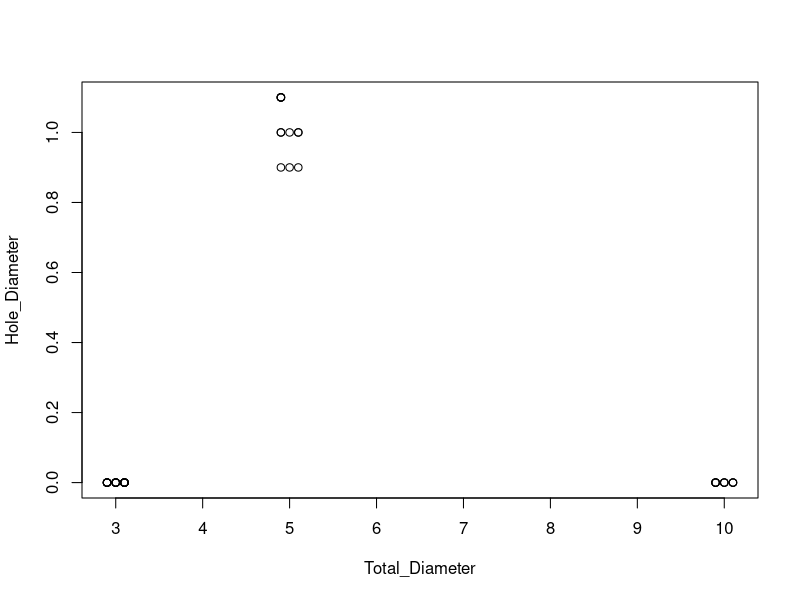
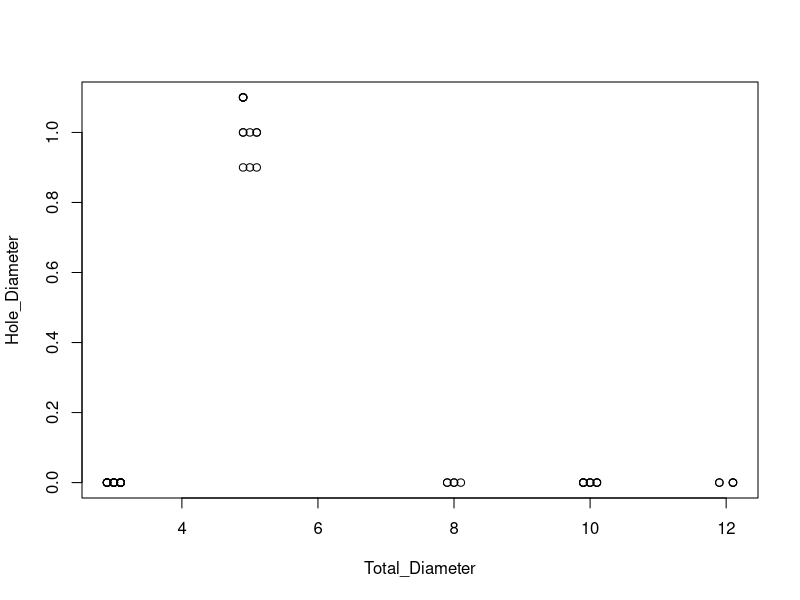
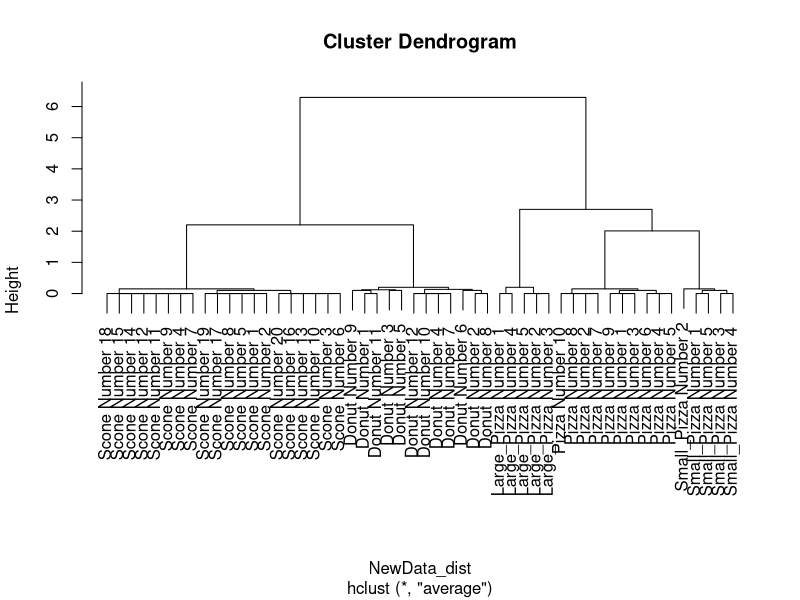
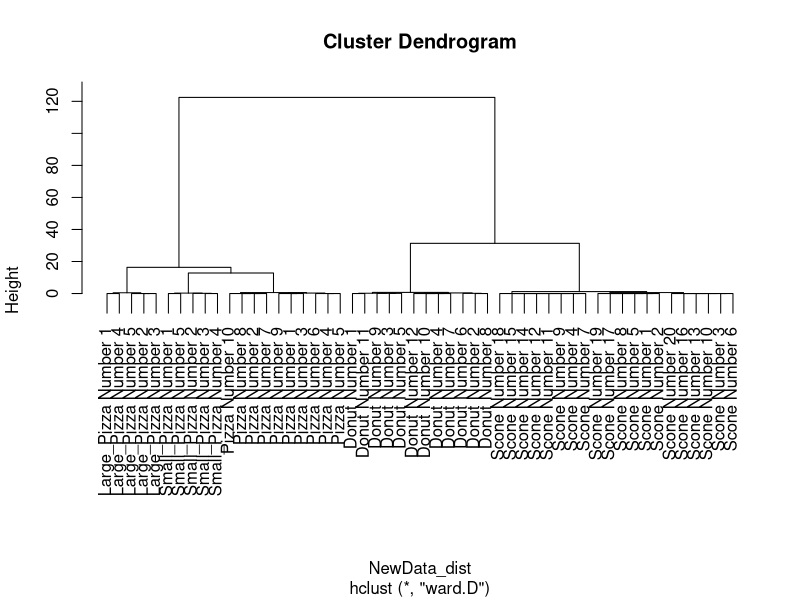
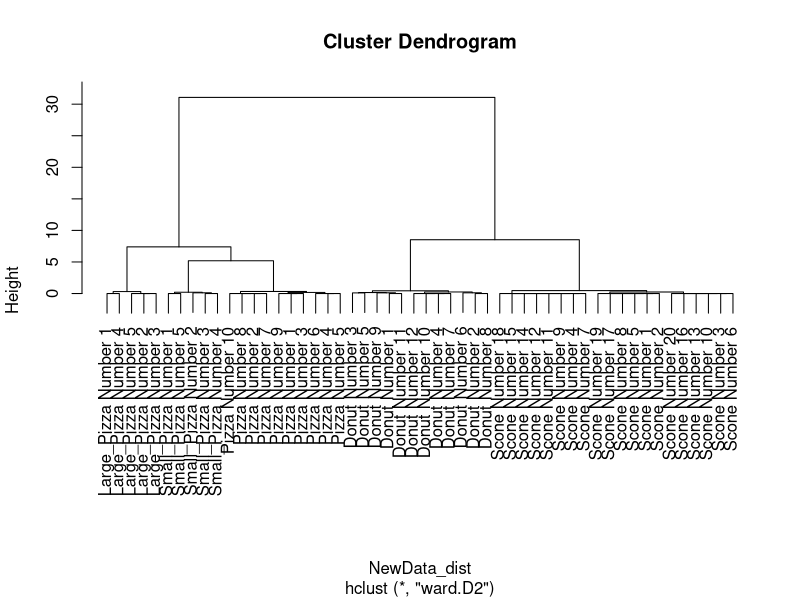
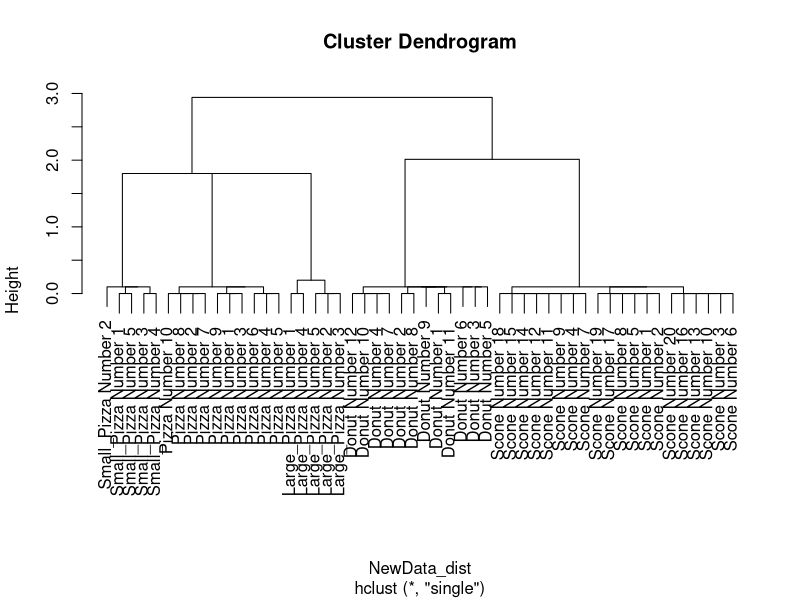

Write R code to recreate these figures, in order. (Note: this script raises an error after producing the figures.)
#Christy Casey
#2015-08-25
#
setwd("C:\\Your_Working_Directory_Here")

#The 3 objects being made are donuts/scones/pizza
#To give the items some spread on a graph they are  centered around a value
#Random sampling gives the variation 

Donuts_Total <- c(4.9,5,5.1)
#The total diameter of the donuts with a 0.1 error margin
Donuts_Hole <- c(0.9,1,1.1)
#The diameter of the hole of the donuts with a 0.1 error margin
NumberOfDonuts <- 12
#the number of donuts present
Donuts_Total_Sample <- sample(Donuts_Total,NumberOfDonuts,replace=T) 
#From the "Donuts_Total" take a number equal to "NumberOfDonuts", and place
#into the vector "Donuts_Total_Sample". replace = T allows the same value to 
#be picked more than once
Donuts_Hole_Sample <- sample(Donuts_Hole,NumberOfDonuts,replace=T) 
#The same procedure as above, but with the diameter of the hole as opposed
#to total diameter

Scone_Total <- c(2.9,3,3.1)
Scone_Hole <- c(0)
#There should be no hole in a scone, hence the value is simply zero
NumberOfScones <- 20
Scone_Total_Sample <- sample(Scone_Total,NumberOfScones,replace=T) 
Scone_Hole_Sample <- sample(Scone_Hole,NumberOfScones,replace=T)
#same as the donuts just with the scones

Pizza_Total <- c(9.9,10,10.1)
Pizza_Hole <- c(0)
NumberOfPizza <- 10
Pizza_Total_Sample <- sample(Pizza_Total,NumberOfPizza,replace=T) 
Pizza_Hole_Sample <- sample(Pizza_Hole,NumberOfPizza,replace=T)
#Again no change in methodology just another item

DataFrameOfValues <- as.data.frame(matrix(nrow=sum(NumberOfDonuts,NumberOfScones,NumberOfPizza)))
#create a martix with a number of rows equal to the total number of donuts/scones/pizzas
#convert to a dataframe using the "as.data.frame". And call this "DataFrameOfValues"
DataFrameOfValues[,'Total_Diameter'] <- c(Donuts_Total_Sample,Scone_Total_Sample,Pizza_Total_Sample)
#Create a new column called 'Total_Diamete". Add the samples obtain early to this col
DataFrameOfValues[,'Hole_Diameter'] <- c(Donuts_Hole_Sample,Scone_Hole_Sample,Pizza_Hole_Sample)
#Same as above but with the diameter of hole as opposed to total diameter
DataFrameOfValues <- DataFrameOfValues[,-1]


plot(DataFrameOfValues)


#add in a 12 inch pizza

Large_Pizza_Total <- c(11.9,12,12.1)
Large_Pizza_Hole <- c(0)
NumberOfLarge_Pizza <- 5
Large_Pizza_Total_Sample <- sample(Large_Pizza_Total,NumberOfLarge_Pizza,replace=T) 
Large_Pizza_Hole_Sample <- sample(Large_Pizza_Hole,NumberOfLarge_Pizza,replace=T)


Small_Pizza_Total <- c(7.9,8,8.1)
Small_Pizza_Hole <- c(0)
NumberOfSmall_Pizza <- 5
Small_Pizza_Total_Sample <- sample(Small_Pizza_Total,NumberOfSmall_Pizza,replace=T) 
Small_Pizza_Hole_Sample <- sample(Small_Pizza_Hole,NumberOfSmall_Pizza,replace=T)


NewDataFrame <- DataFrameOfValues
for (i in 1:5){
  #5 here being the number of large pizza to be added to the data
  NewRow <- c(Large_Pizza_Total_Sample[i],Large_Pizza_Hole_Sample[i])
  #NewRow is a temporary variable which changes on each iteration
  NewDataFrame <- rbind(NewDataFrame,NewRow)
  #rbind adds the "NewRow" to the bottom of the data frame.
}

for (i in 1:5){
  NewRow <- c(Small_Pizza_Total_Sample[i],Small_Pizza_Hole_Sample[i])
  NewDataFrame <- rbind(NewDataFrame,NewRow)
}

plot(NewDataFrame)

NewDataFrame

DonutNames <-c()
for (i in 1:NumberOfDonuts){
DonutNames <- c(DonutNames,paste('Donut Number ',i,sep=''))
}
SconeNames <-c()
for (i in 1:NumberOfScones){
  SconeNames <- c(SconeNames,paste('Scone Number ',i,sep=''))
}
PizzaNames <-c()
for (i in 1:NumberOfPizza){
  PizzaNames <- c(PizzaNames,paste('Pizza Number ',i,sep=''))
}
Large_PizzaNames <-c()
for (i in 1:NumberOfLarge_Pizza){
  Large_PizzaNames <- c(Large_PizzaNames,paste('Large_Pizza Number ',i,sep=''))
}
Small_PizzaNames <-c()
for (i in 1:NumberOfSmall_Pizza){
  Small_PizzaNames <- c(Small_PizzaNames,paste('Small_Pizza Number ',i,sep=''))
}
RowNames <- c(DonutNames,SconeNames,PizzaNames,Large_PizzaNames,Small_PizzaNames)
rownames(NewDataFrame) <- RowNames
NewData_dist <- dist(NewDataFrame,diag = 'euclidean')
HeirarchicalClust_UPGMA <- (hclust(NewData_dist,method = 'average'))

plot(HeirarchicalClust_UPGMA)

#save(list=ls(),file='IntroductionGraphs.Rdata')

HeirarchicalClust_ward <- (hclust(NewData_dist,method = 'ward.D'))
plot(HeirarchicalClust_ward)


HeirarchicalClust_ward2 <- (hclust(NewData_dist,method = 'ward.D2'))
plot(HeirarchicalClust_ward2)

HeirarchicalClust_single <- (hclust(NewData_dist,method = 'single'))
plot(HeirarchicalClust_single)
Single_Method_Tree <- cutree(HeirarchicalClust_single,3)
Single_Method_Tree[Single_Method_Tree==1]



hclust()

library(fpc)
library(cluster)
Silhouette_k_3 <- silhouette(cutree(HeirarchicalClust_single,3),dist = NewData_dist)

??silhouette


VectorOfSilScores <- c()
for (k in 2:30){
  Silhouette_k <- silhouette(cutree(HeirarchicalClust_single,k),dist = NewData_dist)
  VectorOfSilScores <- c(VectorOfSilScores,mean(Silhouette_k[,'sil_width']))
  print(paste('Average silhouette score for ',k,' clusters is ',mean(Silhouette_k[,'sil_width']),sep=''))
}
plot(cbind(2:30,VectorOfSilScores))


VectorOfSilScores <- c()
for (k in 2:30){
  Silhouette_k <- silhouette(cutree(HeirarchicalClust_ward,k),dist = NewData_dist)
  VectorOfSilScores <- c(VectorOfSilScores,mean(Silhouette_k[,'sil_width']))
  print(paste('Average silhouette score for ',k,' clusters is ',mean(Silhouette_k[,'sil_width']),sep=''))
}
NumberOfClusters <- c(2:30)
plot(cbind(NumberOfClusters,VectorOfSilScores))

VectorOfSilScores <- c()
for (k in 2:30){
  Silhouette_k <- silhouette(cutree(HeirarchicalClust_UPGMA,k),dist = NewData_dist)
  VectorOfSilScores <- c(VectorOfSilScores,mean(Silhouette_k[,'sil_width']))
  print(paste('Average silhouette score for ',k,' clusters is ',mean(Silhouette_k[,'sil_width']),sep=''))
}
plot(cbind(2:30,VectorOfSilScores))


mean(Silhouette_k_3[,'sil_width'])

Single_Linkage_3_Clusters <- cutree(HeirarchicalClust_single,3)

plot(silhouette(Single_Linkage_3_Clusters,dist = NewData_dist)
  ,  nmax = 80, cex.names = 0.5)
for (k in 5:7){
  Single_Linkage_Clusters <- cutree(HeirarchicalClust_single,k)
  print(paste('cluster k size ',k,sep=''))
  for (clust in 1:k){
    print(Single_Linkage_Clusters[Single_Linkage_Clusters==clust])}}



clusGap(x = as.matrix(NewData_dist),K.max = 20,B = 10,FUNcluster = kmeans, verbose = interactive())











SampleGapStat <- clusGap(as.matrix(NewData_dist),kmeans,10,B=100,verbose=interactive())

xy <- as.matrix(NewData_dist)
title <- "Raw data"
par(mfrow=c(1,1))
#for (i in 1:2) {
gap <- SampleGapStat
k <- maxSE(gap$Tab[, "gap"], gap$Tab[, "SE.sim"], method="Tibs2001SEmax")
fit <- kmeans(xy, k)
pch <- ifelse(fit$cluster==1,24,16); col <- ifelse(fit$cluster==1,"Red", "Black")
plot(gap, main=paste("Gap stats,", title))
abline(v=k, lty=3, lwd=2, col="Blue")
xy <- apply(xy, 2, scale)
title <- "Standardized data"#}










library(mclust)
# Run the function to see how many clusters
# it finds to be optimal, set it to search for
# at least 1 model and up 20.

d_clust_g_50 <- Mclust(as.matrix(NewData_dist), G=1:50)
m.best <- dim(d_clust_g_50$z)[2]
cat("model-based optimal number of clusters:", m.best, "\n")
plot(d_clust_g_50)

d_clust_g_40 <- Mclust(as.matrix(NewData_dist), G=1:40)
m.best <- dim(d_clust_g_40$z)[2]
cat("model-based optimal number of clusters:", m.best, "\n")


d_clust_g_30 <- Mclust(as.matrix(NewData_dist), G=1:30)
m.best <- dim(d_clust_g_30$z)[2]
cat("model-based optimal number of clusters:", m.best, "\n")


d_clust_g_20 <- Mclust(as.matrix(NewData_dist), G=1:20)
m.best <- dim(d_clust_g_20$z)[2]
cat("model-based optimal number of clusters:", m.best, "\n")


d_clust_g_10 <- Mclust(as.matrix(NewData_dist), G=1:10)
m.best <- dim(d_clust_g_10$z)[2]
cat("model-based optimal number of clusters:", m.best, "\n")






m.best <- dim(d_clust_g_10$z)[2]
cat("model-based optimal number of clusters:", m.best, "\n")
m.best <- dim(d_clust_g_20$z)[2]
cat("model-based optimal number of clusters:", m.best, "\n")
m.best <- dim(d_clust_g_30$z)[2]
cat("model-based optimal number of clusters:", m.best, "\n")
m.best <- dim(d_clust_g_40$z)[2]
cat("model-based optimal number of clusters:", m.best, "\n")
m.best <- dim(d_clust_g_50$z)[2]
cat("model-based optimal number of clusters:", m.best, "\n")
